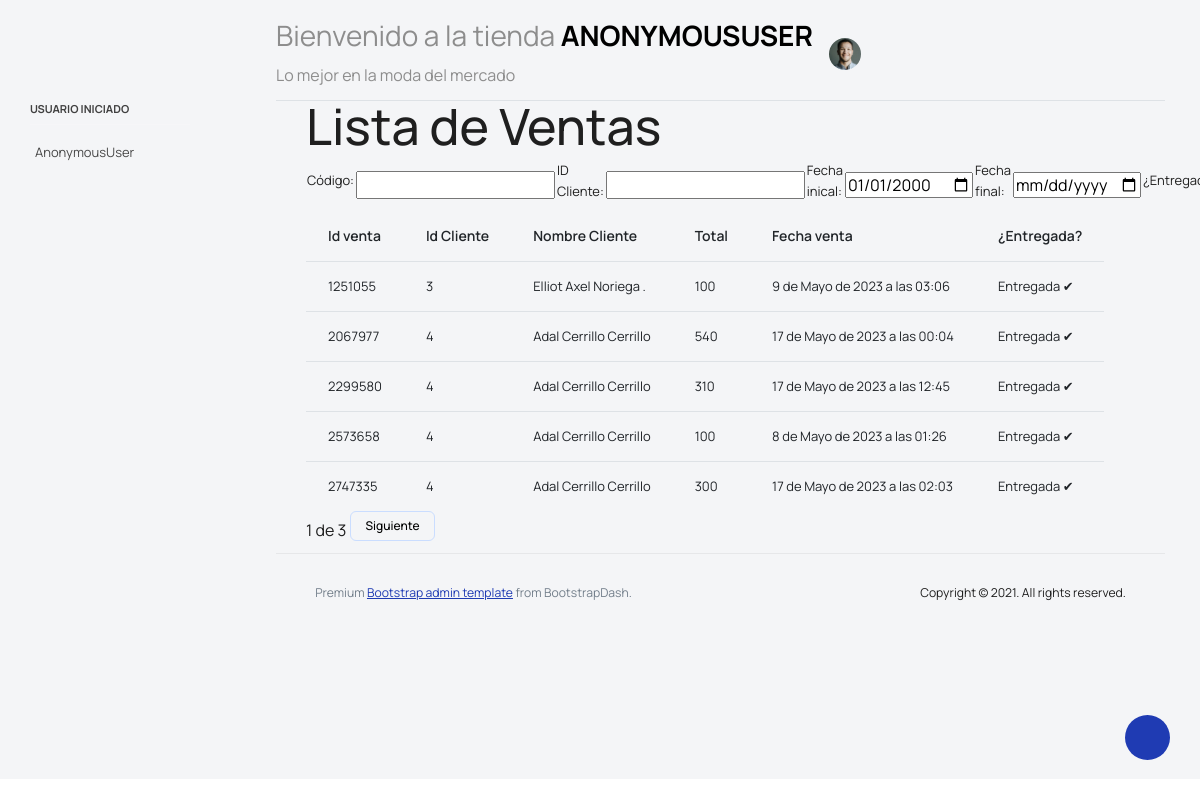
Page /reportes/lista_ventas/ on the committed database.
### reportes/models.py (models this page shows)
class Venta(models.Model):
    id = models.IntegerField(primary_key=True)
    cliente = models.ForeignKey("usuarios.Cliente", verbose_name="Cliente",on_delete= models.DO_NOTHING)
    carrito = models.ForeignKey("carrito.Carrito", verbose_name="Carrito",on_delete= models.DO_NOTHING)
    fecha = models.DateTimeField(auto_now_add=True, blank=True)
    entregada = models.BooleanField(default=False)
    total = models.IntegerField()

### usuarios/models.py (models this page shows)
class Cliente(models.Model):
    nombre = models.CharField(max_length=150)
    apellido_paterno = models.CharField(max_length=150)
    apellido_materno = models.CharField(max_length=150)
    fecha_nacimiento = models.DateField(blank=True, null=True)
    usuario = models.OneToOneField(User, verbose_name="Usuario", on_delete=models.CASCADE)
    estado = models.ForeignKey("usuarios.Estado", verbose_name="Estado", on_delete=models.DO_NOTHING)
    municipio = models.ForeignKey("usuarios.Municipio", verbose_name="Municipio", on_delete=models.DO_NOTHING)
    direccion = models.CharField(verbose_name="Ingresa tu dirección", max_length=255)
    fecha_registro = models.DateTimeField(auto_now_add=True)
    Carrito = models.ForeignKey("carrito.Carrito", verbose_name="Carrito", on_delete=models.CASCADE, null=True, blank=True)

### reportes/views.py (the view)
# urls.py: path('lista_ventas/', views.ListaVentas, name='lista_ventas'),
def ListaVentas(request):
    ventas = Venta.objects.all()
    paginator = Paginator(ventas, 5)
    page_request_var = "page"
    page = request.GET.get(page_request_var)
    try:
        ventas = paginator.page(page)
    except PageNotAnInteger:
        ventas = paginator.page(1)
    except EmptyPage:
        ventas = paginator.page(paginator.num_pages)
    context = {'object_list': ventas,'Ventas': ventas,'page_request_var': page_request_var}
    return render(request, 'reportes/venta_list.html', context)

### reportes/templates/reportes/venta_list.html (shortened to what this page needs)
{% extends 'base.html' %}
{% block contenido %}
    <h1> Lista de Ventas</h1>
    <form action="{% url 'buscar_venta' %}" method="post" id="form">
        <table>
            <tr>
                 <td><p> Código:</p></td>
                 <td>
                    <input type="number" name="id" value="" >
                 </td>
                 <td><p> ID Cliente:</p></td>
                 <td>
                    <input type="number" name="cliente" value="" >
                 </td>
                 <td><p> Fecha inical:</p></td>
                 <td>
                    <input type="date" name="inicio" value="2000-01-01" min="2000-01-01" max="2050-01-01"/>
                </td>
                <td><p> Fecha final:</p></td>
                <td>
                    <input type="date" name="fin" value="" min="2000-01-01" max="2050-01-01"/>
                </td>
                <td><p>¿Entregada?</p></td>
            </tr>
        </table>
    </form>
        <table class="table table-scroll">
            <thead>
                 <tr>
                    <th>Id venta</th>
                    <th> Id Cliente</th>
                    <th> Nombre Cliente</th>
                    <th>Total</th>
                    <th>Fecha venta</th>
                    <th>¿Entregada?</th>
                </tr>
            </thead>
             <tbody>
            {% for venta in Ventas %}
                <tr>
                    <td> {{venta.id}}</td>
                    <td> {{venta.cliente.id}}</td>
                    <td> {{venta.cliente.nombre}} {{venta.cliente.apellido_paterno}} {{venta.cliente.apellido_materno}} </td>
                    <td> {{venta.total}}</td>
                    <td> {{venta.fecha}}</td>
                        {% if venta.entregada == True %}
                            <td>Entregada ✔</td>
                        {% else %}
                            <td><a class="btn btn-info" href="{% url 'entregar_venta' venta.id %}"> Entregar</a></td>
                            <td><a class="btn btn-danger" href="{% url 'descartar_venta' venta.id %}"> Descartar</a></td>
                        {% endif %}
                </tr>
            {% endfor %}
        </tbody>
    </table>
    <div class="pagination">
        <span class="step-links">
            <span class="current">
                {{ object_list.number }} de {{ object_list.paginator.num_pages }}
            </span>
            {% if object_list.has_next %}
                <a class="btn btn-blanco" href="?{{page_request_var}}={{ object_list.next_page_number }}"> Siguiente </a>
            {% endif %}
        </span>
    </div>
{% endblock contenido %}

### static/css/estilos.css (style rules this page uses)
.btn { font-size: 16px; color: white; padding: 7px; border-radius: 3px; }
.table-scroll { display: block; overflow-x: auto; white-space: nowrap; }
.btn-blanco { color: #000; background-color: #d0d6d8; border-color: #c5ced1; }

### rows in the picture
Venta: id "1251055", cliente.id "3", cliente.nombre "Elliot Axel", cliente.apellido_paterno "Noriega", cliente.apellido_materno ".", total "100", fecha "9 de Mayo de 2023 a las 03:06", entregada "Entregada ✔"
Venta: id "2067977", cliente.id "4", cliente.nombre "Adal", cliente.apellido_paterno "Cerrillo", cliente.apellido_materno "Cerrillo", total "540", fecha "17 de Mayo de 2023 a las 00:04", entregada "Entregada ✔"
Venta: id "2299580", cliente.id "4", cliente.nombre "Adal", cliente.apellido_paterno "Cerrillo", cliente.apellido_materno "Cerrillo", total "310", fecha "17 de Mayo de 2023 a las 12:45", entregada "Entregada ✔"
Venta: id "2573658", cliente.id "4", cliente.nombre "Adal", cliente.apellido_paterno "Cerrillo", cliente.apellido_materno "Cerrillo", total "100", fecha "8 de Mayo de 2023 a las 01:26", entregada "Entregada ✔"
Venta: id "2747335", cliente.id "4", cliente.nombre "Adal", cliente.apellido_paterno "Cerrillo", cliente.apellido_materno "Cerrillo", total "300", fecha "17 de Mayo de 2023 a las 02:03", entregada "Entregada ✔"

### other values in the picture
{{ user|upper }} "ANONYMOUSUSER"
{{ user }} "AnonymousUser"
{{ object_list.number }} "1"
{{ object_list.paginator.num_pages }} "3"
